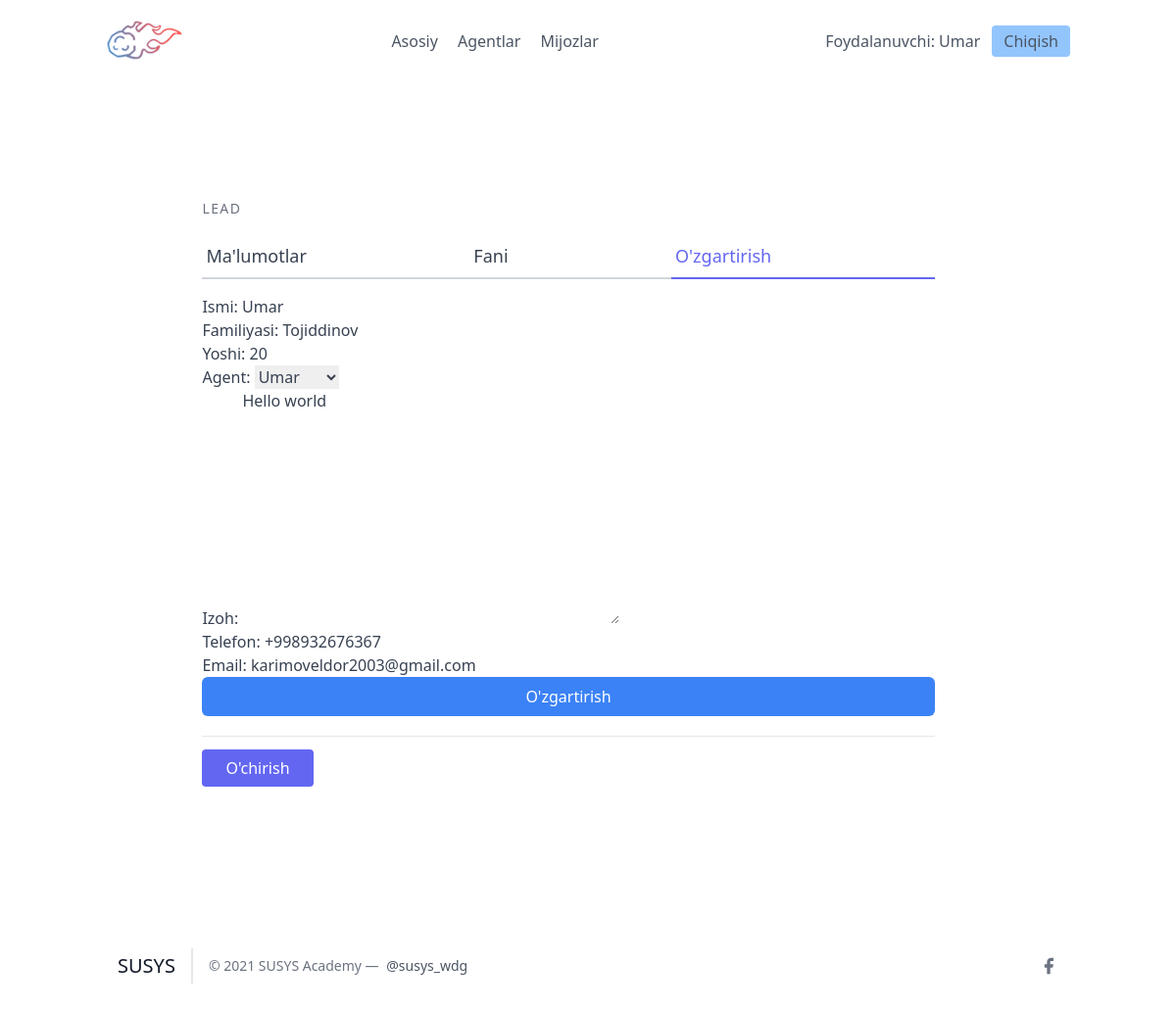
The app's page /leads/1/update_detail/ (signed in) with its own data.
### leads/models.py (models this page shows, shortened)
class User(AbstractUser):
    is_organisor = models.BooleanField(default=True)
    is_agent = models.BooleanField(default=False)

class Lead(models.Model):
    ismi = models.CharField(max_length=20)
    familiyasi = models.CharField(max_length=20)
    yoshi = models.IntegerField(default=0)
    organisation = models.ForeignKey(UserProfile, on_delete=models.CASCADE)
    agent = models.ForeignKey("Agent", null=True, blank=True, on_delete=models.SET_NULL)
    category = models.ForeignKey("Category", related_name='leads', null=True,  blank=True, on_delete=models.SET_NULL)
    izoh = models.TextField()
    sana = models.DateTimeField(auto_now_add=True)
    telefon = models.CharField(max_length=20)
    email = models.EmailField()

### leads/views.py (the view, shortened to what this page needs)
# urls.py: path('<int:pk>/update_detail/', LeadUpdateView.as_view(), name="update"),
class LeadUpdateView(OrganiserAndLoginRequiredMixin, UpdateView):
    template_name = "leads/leads_update.html"
    queryset = Lead.objects.all()
    form_class = LeadModelForm

### leads/forms.py
class LeadModelForm(forms.ModelForm):
    class Meta:
        model = Lead
        fields = (
            "ismi",
            "familiyasi",
            "yoshi",
            "agent",
            'izoh',
            'telefon',
            'email',
        )

### agents/mixins.py (called while the page is built)
    def dispatch(self, request, *args, **kwargs):
        if not request.user.is_authenticated or not request.user.is_organisor:
            return redirect("login")
        return super().dispatch(request, *args, **kwargs)

### leads/models.py (called while the page is built)
    def __str__(self):
        return str(self.user)

### leads/templates/leads/leads_update.html (shortened to what this page needs)
{% extends "base.html" %}
{% load tailwind_filters %}
{% block content %}
<section class="text-gray-700 body-font overflow-hidden">
    <div class="container px-5 py-24 mx-auto">
      <div class="lg:w-4/5 mx-auto flex flex-wrap">
        <div class="w-full lg:pr-10 lg:py-6 mb-6 lg:mb-0">
            <h2 class="text-sm title-font text-gray-500 tracking-widest">LEAD</h2>
            <div class="flex mb-4">
                <a href="{% url 'leads:detallar' lead.pk %}" class="flex-grow border-b-2 border-gray-300 py-2 text-lg px-1">
                    Ma'lumotlar
                </a>
                <a href="{% url 'leads:lead-category-update' lead.pk %}" class="flex-grow border-b-2 border-gray-300 py-2 text-lg px-1">
                    Fani
                </a>
                <a href="{% url 'leads:update' lead.pk %}" class="flex-grow text-indigo-500 border-b-2 border-indigo-500 py-2 text-lg px-1">
                    O'zgartirish
                </a>
            </div>
            <form form method="post">
                {{ form|crispy }}
                <button type="submit" class="w-full text-white bg-blue-500 hover:bg-blue-600 px-3 py-2 rounded-md">O'zgartirish</button>
            </form>
            <div class="mt-5 py-5 border-t border-gray-200">
                <a href="{% url 'leads:delete' lead.pk %}" class="w-1/2 mt-3 text-white bg-indigo-500 border-0 py-2 px-6 focus:outline-none hover:bg-indigo-600 rounded">
                    O'chirish
                </a>
            </div>
        </div>
      </div>
    </div>
  </section>
{% endblock content %}

### frontend/details/navbar.html
{% load static %}
<header class="text-gray-600 body-font">
  <div class="container mx-auto flex flex-wrap p-5 flex-col md:flex-row items-center">
    <a class="flex title-font font-medium items-center text-gray-900 mb-4 md:mb-0">
      <img src="{% static 'images/logo.png' %}" style="width: 80px;" alt="Logo">
    </a>
    <nav class="md:ml-auto md:mr-auto flex flex-wrap items-center text-base justify-center">
      <a href="/" class="mr-5 hover:text-gray-900">Asosiy</a>
    {% if not request.user.is_authenticated %}
      </nav>
        <button class="inline-flex items-center bg-blue-300 border-0 py-1 px-3 focus:outline-none hover:bg-blue-200 rounded text-base mt-4 md:mt-0" style="margin-right: 20px">
          <a  href="{% url 'signup' %}">Ro'yxatdan o'tish
          </a>
        </button>
      {% else %}
      {% if request.user.is_organisor %}
        <a href="/agents/" class="mr-5 hover:text-gray-900">Agentlar</a>
      {% endif %}
        <a href="/leads/" class="mr-5 hover:text-gray-900">Mijozlar</a>
      </nav>
    {% endif %}
    {% if request.user.is_authenticated %}
      Foydalanuvchi: {{ request.user.username }}
      <button class="ml-3 inline-flex items-center bg-blue-300 border-0 py-1 px-3 focus:outline-none hover:bg-blue-200 rounded text-base mt-4 md:mt-0">
        <a  href="{% url 'logout' %}">Chiqish
        </a>
      </button>
    {% else %}
    <button class="inline-flex items-center bg-blue-300 border-0 py-1 px-3 focus:outline-none hover:bg-blue-200 rounded text-base mt-4 md:mt-0">
      <a href="{% url 'login' %}">Kirish
    </a>
    </button>
    {% endif %}
  </div>
</header>

### records on screen
User: user.username "Umar"
Lead: ismi "Umar", familiyasi "Tojiddinov", yoshi "20", agent "Umar", izoh "Hello world", telefon "+998932676367", email "karimoveldor2003@gmail.com"
